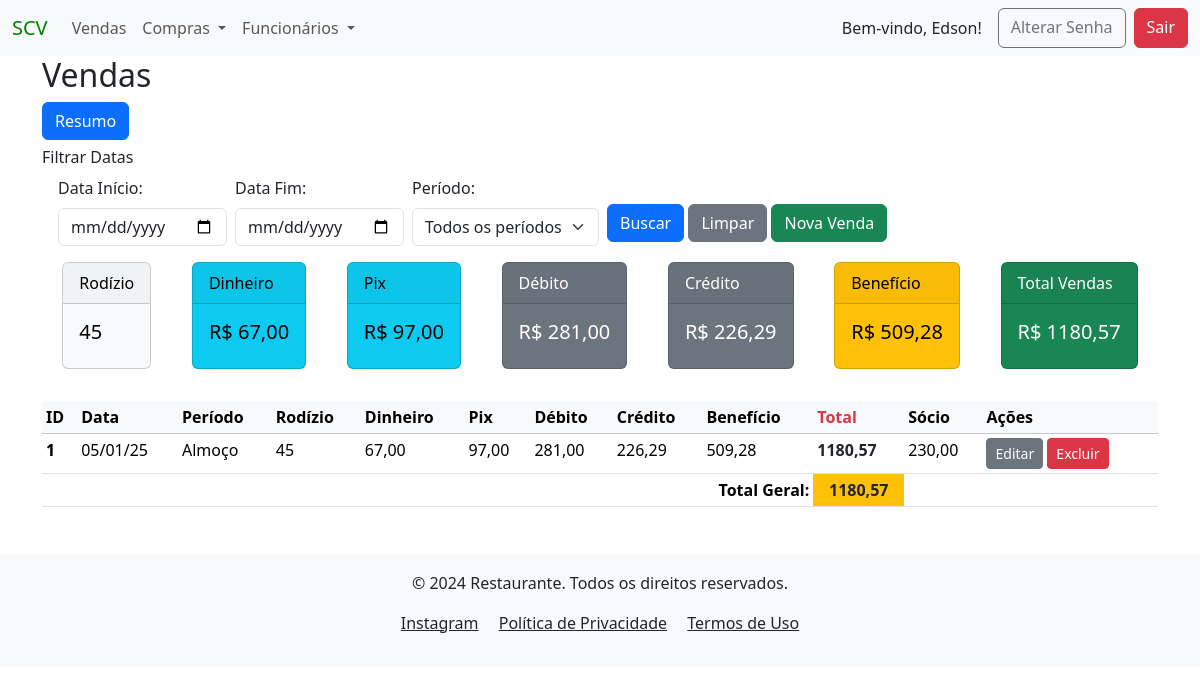
Page /sales/ (signed in) on the earlier database version.
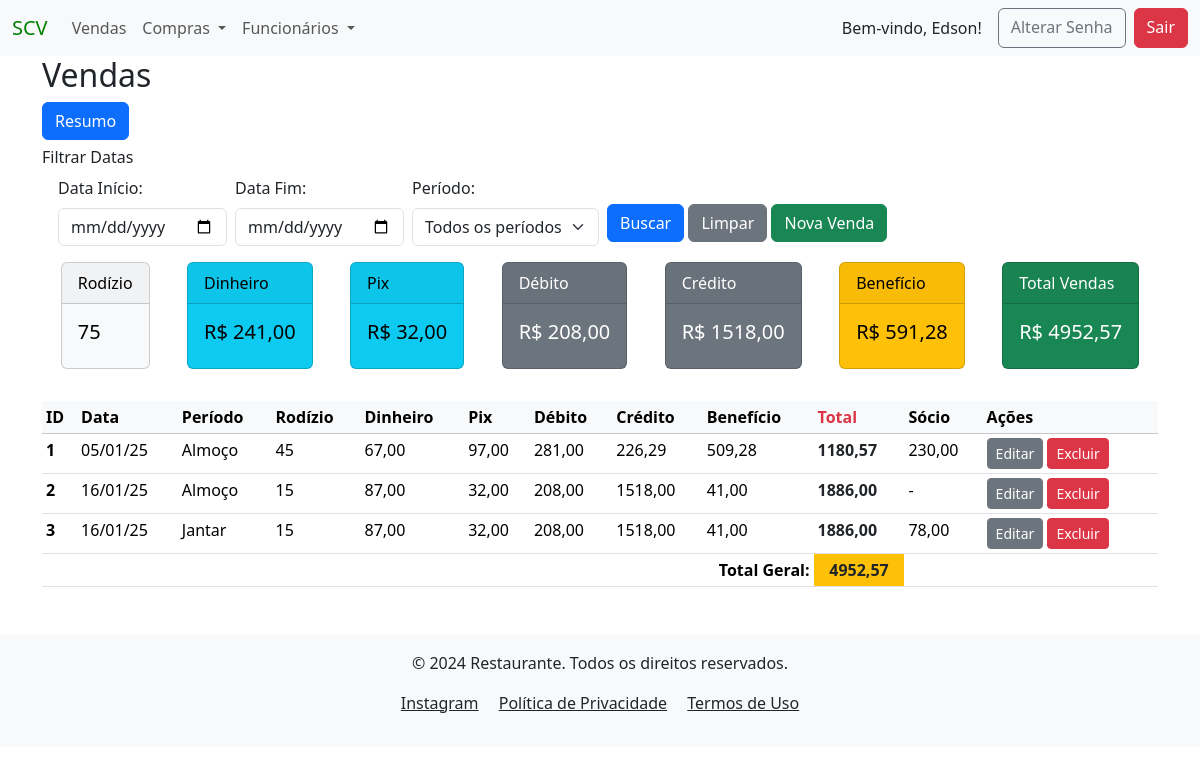
Same page on the later database version.
### vendas/models.py (models this page shows, shortened)
class Vendas(models.Model):
    PERIODO_CHOICES = [
        ('Almoço', 'Almoço'),
        ('Jantar', 'Jantar'),
        ]
    created_at = models.DateTimeField(auto_now_add=True)
    data_venda = models.DateField(verbose_name="Data da Venda", null=False, blank=False)
    periodo = models.CharField(verbose_name="Período", max_length=6, choices=PERIODO_CHOICES, blank=False)
    rodizio = models.IntegerField(verbose_name="Qtd Rodízio", null=False, blank=False)
    dinheiro = models.DecimalField(verbose_name="Dinheiro", max_digits=8, decimal_places=2, null=True, blank=True)
    pix = models.DecimalField(verbose_name="Pix", max_digits=8, decimal_places=2, null=True, blank=True)
    debito_mastercard = models.DecimalField(verbose_name="Debito MasterCard", max_digits=8, decimal_places=2, null=True, blank=True)
    debito_visa = models.DecimalField(verbose_name="Debito Visa", max_digits=8, decimal_places=2, null=True, blank=True)
    debito_elo = models.DecimalField(verbose_name="Debito Elo", max_digits=8, decimal_places=2, null=True, blank=True)
    credito_mastercard = models.DecimalField(verbose_name="Credito MasterCard", max_digits=8, decimal_places=2, null=True, blank=True)
    credito_visa = models.DecimalField(verbose_name="Credito Visa", max_digits=8, decimal_places=2, null=True, blank=True)
    credito_elo = models.DecimalField(verbose_name="Credito Elo", max_digits=8, decimal_places=2, null=True, blank=True)
    alelo = models.DecimalField(verbose_name="Alelo", max_digits=8, decimal_places=2, null=True, blank=True)
    american_express = models.DecimalField(verbose_name="Amex", max_digits=8, decimal_places=2, null=True, blank=True)
    hiper = models.DecimalField(verbose_name="HiperCard", max_digits=8, decimal_places=2, null=True, blank=True)
    sodexo = models.DecimalField(verbose_name="Sodexo", max_digits=8, decimal_places=2, null=True, blank=True)
    ticket_rest = models.DecimalField(verbose_name="Ticket Refeição", max_digits=8, decimal_places=2, null=True, blank=True)
    vale_refeicao = models.DecimalField(verbose_name="Vale Refeição", max_digits=8, decimal_places=2, null=True, blank=True)
    dinersclub = models.DecimalField(verbose_name="DinersClub", max_digits=8, decimal_places=2, null=True, blank=True)
    socio = models.DecimalField(verbose_name="Sócio", max_digits=8, decimal_places=2, null=True, blank=True)
    dt_atualizado = models.DateTimeField(auto_now=True, null=False, blank=False)
    author = models.ForeignKey(User, on_delete=models.PROTECT, blank=False)
    def calcular_debito(self):
        return (self.debito_mastercard or 0) + (self.debito_visa or 0) + (self.debito_elo or 0)
    def calcular_credito(self):
        return (self.credito_mastercard or 0) + (self.credito_visa or 0) + (self.credito_elo or 0)
    def calcular_beneficio(self):
        return (
            (self.alelo or 0) +
            (self.american_express or 0) +
            (self.hiper or 0) +
            (self.sodexo or 0) +
            (self.ticket_rest or 0) +
            (self.vale_refeicao or 0) +
            (self.dinersclub or 0)
        )
    def calcular_total(self):
        return (
            (self.dinheiro or 0) +
            (self.pix or 0) +
            self.calcular_debito() +
            self.calcular_credito() +
            self.calcular_beneficio()
        )

### vendas/views.py (the view, shortened to what this page needs)
# urls.py: path('sales/', VendasListView.as_view(), name="venda_list"),
class VendasListView(LoginRequiredMixin, PermissionRequiredMixin, ListView):
    model = Vendas
    template_name = 'vendas_list.html'  # Garante que o template correto será usado
    permission_required = 'vendas.view_vendas'  # Permissão para visualizar objetos'
    def get_queryset(self):
        queryset = Vendas.objects.all()
        data_inicio = self.request.GET.get('data_inicio')
        data_fim = self.request.GET.get('data_fim')
        periodo = self.request.GET.get('periodo')
        if data_inicio:
            queryset = queryset.filter(data_venda__gte=data_inicio)
        if data_fim:
            queryset = queryset.filter(data_venda__lte=data_fim)
        if periodo:
            queryset = queryset.filter(periodo=periodo)
        return queryset
    def get_context_data(self, **kwargs):
        context = super().get_context_data(**kwargs)
        venda_rodizio = 0
        venda_dinheiro = 0
        venda_pix = 0
        venda_debito = 0
        venda_credito = 0
        venda_beneficio = 0
        venda_total = 0
        venda_rodizio = 0
        vendas = context['object_list']
        for venda in vendas:
            venda.debito = venda.calcular_debito()
            venda.credito = venda.calcular_credito()
            venda.beneficio = venda.calcular_beneficio()
            venda.total = venda.calcular_total()
            venda_rodizio += venda.rodizio or 0
            venda_dinheiro += venda.dinheiro or 0
            venda_pix =+ venda.pix or 0
            venda_debito =+ venda.debito or 0
            venda_credito =+ venda.credito or 0
            venda_beneficio += venda.beneficio
            venda_total += venda.total
        context['vendas_rodizio'] = venda_rodizio
        context['vendas_dinheiro'] = venda_dinheiro
        context['vendas_pix'] = venda_pix
        context['vendas_debito'] = venda_debito
        context['vendas_credito'] = venda_credito
        context['vendas_beneficio'] = venda_beneficio
        context['vendas_total'] = venda_total
        return context

### vendas/templates/vendas/vendas_list.html (shortened to what this page needs)
{% extends 'global/base.html' %}
{% block content %}
    <h2>Vendas</h2>
    <a href="{% url 'resume_vendas' %}" class="btn btn-primary mb-2">Resumo</a>
    <h6>Filtrar Datas</h6>
    <div class="container ms-1">
        <form action="" method="GET" class="d-flex align-items-center">
            <div class="mb-2">
                <label for="data_inicio" class="form-label">Data Início:</label>
                <input type="date" class="form-control" id="data_inicio" name="data_inicio">
            </div>
            <div class="mb-2 ms-2">
                <label for="data_fim" class="form-label">Data Fim:</label>
                <input type="date" class="form-control" id="data_fim" name="data_fim">
            </div>
            <div class="mb-2 ms-2">
                <label for="periodo" class="form-label">Período:</label>
                <select class="form-select" id="periodo" name="periodo">
                    <option value="" {% if not request.GET.periodo %}selected{% endif %}>Todos os períodos</option>
                </select>
            </div>
            <div class="mb-2 ms-2 mt-4">
                <button type="submit" class="btn btn-primary" name="buscar_vendas">Buscar</button>
                <a href="{% url 'venda_list' %}" class="btn btn-secondary">Limpar</a>
                <a href="{% url 'create_vendas' %}" class="btn btn-success">Nova Venda</a>
            </div>
        </form>
    </div>
    <div class="d-flex justify-content-around flex-wrap mt-2">
        <div class="card text-bg-light mb-3" style="max-width: 18rem;">
            <div class="card-header">Rodízio</div>
            <div class="card-body">
                <h5 class="card-title tex-center">{{ vendas_rodizio }}</h5>
            </div>
        </div>
        <div class="card text-bg-info mb-3" style="max-width: 18rem;">
            <div class="card-header">Dinheiro</div>
            <div class="card-body">
                <h5 class="card-title">R$ {{vendas_dinheiro}}</h5>
            </div>
        </div>
        <div class="card text-bg-info mb-3" style="max-width: 18rem;">
            <div class="card-header">Pix</div>
            <div class="card-body">
                <h5 class="card-title">R$ {{ vendas_pix }}</h5>
            </div>
        </div>
        <div class="card text-bg-secondary mb-3" style="max-width: 18rem;">
            <div class="card-header">Débito</div>
            <div class="card-body">
                <h5 class="card-title">R$ {{ vendas_debito }}</h5>
            </div>
        </div>
        <div class="card text-bg-secondary mb-3" style="max-width: 18rem;">
            <div class="card-header">Crédito</div>
            <div class="card-body">
                <h5 class="card-title">R$ {{ vendas_credito }}</h5>
            </div>
        </div>
        <div class="card text-bg-warning mb-3" style="max-width: 18rem;">
            <div class="card-header">Benefício</div>
            <div class="card-body">
                <h5 class="card-title">R$ {{ vendas_beneficio }}</h5>
            </div>
        </div>
        <div class="card text-bg-success mb-3" style="max-width: 18rem;">
            <div class="card-header">Total Vendas</div>
            <div class="card-body">
                <h5 class="card-title">R$ {{vendas_total|floatformat:2}}</h5>
            </div>
        </div>
    </div>
    {% if vendas_list %}
        <table class="table table-sm mt-3">
            <thead class="table-light">
            <tr>
                <th scope="col">ID</th>
                <th scope="col">Data</th>
                <th scope="col">Período</th>
                <th scope="col">Rodízio</th>
                <th scope="col">Dinheiro</th>
                <th scope="col">Pix</th>
                <th scope="col">Débito</th>
                <th scope="col">Crédito</th>
                <th scope="col">Benefício</th>
                <th scope="col" class="text-danger fw-bold">Total</th>
                <th scope="col">Sócio</th>
                <th scope="col">Ações</th>
            </tr>
            </thead>
            <tbody>
                {% for venda in vendas_list %}
                    <tr>
                        <th scope="row" >{{ venda.pk }}</th>
                        <td>{{ venda.data_venda|date:"d/m/y"}}</td>
                        <td>{{ venda.periodo}}</td>
                        <td>{{ venda.rodizio}}</td>
                        <td>{{ venda.dinheiro| default:"-"}}</td>
                        <td>{{ venda.pix| default:"-" }}</td>
                        <td>{{ venda.debito| default:"-" }}</td>
                        <td>{{ venda.credito| default:"-" }}</td>
                        <td>{{ venda.beneficio| default:"-" }}</td>
                        <td class="text-dark fw-bold">{{ venda.total}}</td>
                        <td>{{ venda.socio| default:"-" }}</td>
                        <td>
                            <a href="{% url 'update_vendas' pk=venda.pk %}" class="btn btn-secondary btn-sm" >Editar</a>
                            <a href="{% url 'delete_vendas' pk=venda.pk %}" class="btn btn-danger btn-sm">Excluir</a>
                        </td>
                    </tr>
                {% endfor %}
            </tbody>
            <tfoot>
                <tr>
                    <td colspan="9" class="text-end fw-bold">Total Geral:</td>
                    <td class="bg-warning text-dark fw-bold text-center">
                        {{ vendas_total }}
                    </td>
                    <td colspan="2"></td>
                </tr>
            </tfoot>
        </table>
    {% else %}
        <p>Não há registros</p>
    {% endif %}
{% endblock content %}

### project/templates/global/base.html (shortened to what this page needs)
<!DOCTYPE html>
<html lang="pt-br">
  <head>
    <link href="https://cdn.jsdelivr.net/npm/bootstrap@5.3.3/dist/css/bootstrap.min.css"
    rel="stylesheet">
  </head>
  <body>
    <nav class="navbar navbar-expand-lg bg-body-tertiary">
      <div class="container-fluid">
        <a class="navbar-brand" href="{% url 'menu' %}" style="color: green">SCV</a>
        <div class="collapse navbar-collapse" id="navbarSupportedContent">
          <ul class="navbar-nav me-auto mb-2 mb-lg-0">
            <li class="nav-item">
              <a class="nav-link" href="{% url 'venda_list' %}">Vendas</a>
            <li class="nav-item dropdown">
              <a class="nav-link dropdown-toggle" href="#" role="button" data-bs-toggle="dropdown" aria-expanded="false">
                Compras
              </a>
            </li>
            <li class="nav-item dropdown">
              <a class="nav-link dropdown-toggle" href="#" role="button" data-bs-toggle="dropdown" aria-expanded="false">
                Funcionários
              </a>
            </li>
          </ul>
          <div class="d-flex ms-auto">
            {% if user.is_authenticated %}
              <span class="navbar-text text-dark me-3">
                Bem-vindo, {{ user.first_name }}!
              </span>
              <a href="{% url 'password_change' %}" class="btn btn-outline-secondary me-2">Alterar Senha</a>
              <a href="{% url 'logout' %}" class="btn btn-danger">Sair</a>
            {% else %}
              <a href="{% url 'login' %}" class="btn btn-outline-light">Login</a>
            {% endif %}
          </div>
        </div>
      </div>
    </nav>
    <main class="container">
        {% block content %}{% endblock content %}
    </main>
      <footer class="bg-body-tertiary text-dark py-3 mt-5">
        <div class="container text-center">
            <p>&copy; 2024 Restaurante. Todos os direitos reservados.</p>
            <p>
                <a href="https://www.instagram.com/sushicasaverde/"
                    class="text-dark me-3"
                    target="_blank"
                    rel="noopener noreferrer"
                    >Instagram</a>
                <a href="#" class="text-dark me-3">Política de Privacidade</a>
                <a href="#" class="text-dark">Termos de Uso</a>
            </p>
        </div>
      </footer>
  </body>
</html>

Differences in the rows shown:
added Vendas: pk "2", data_venda "16/01/25", periodo "Almoço", rodizio "15", dinheiro "87,00", pix "32,00", debito "208,00", credito "1518,00", beneficio "41,00", total "1886,00", socio "-"
added Vendas: pk "3", data_venda "16/01/25", periodo "Jantar", rodizio "15", dinheiro "87,00", pix "32,00", debito "208,00", credito "1518,00", beneficio "41,00", total "1886,00", socio "78,00"
Other differences:
{{ vendas_rodizio }}: "45" → "75"
{{ vendas_dinheiro }}: "67,00" → "241,00"
{{ vendas_pix }}: "97,00" → "32,00"
{{ vendas_debito }}: "281,00" → "208,00"
{{ vendas_credito }}: "226,29" → "1518,00"
{{ vendas_beneficio }}: "509,28" → "591,28"
{{ vendas_total|floatformat:2 }}: "1180,57" → "4952,57"
{{ vendas_total }}: "1180,57" → "4952,57"
